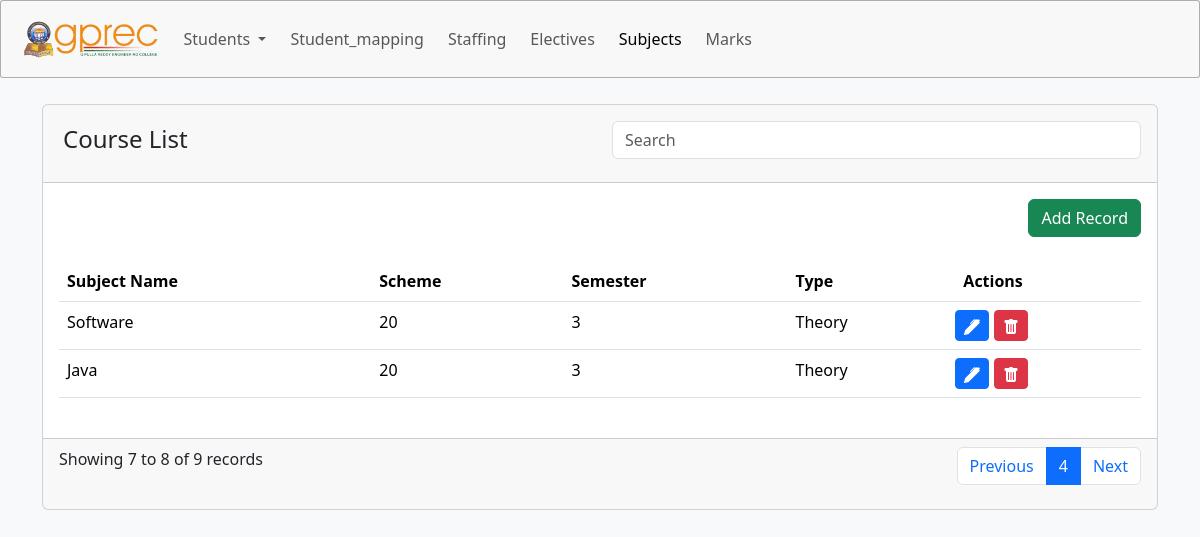
Page /show?page=4 on the committed database.
### acad/models.py (models this page shows, shortened)
class Subjects(models.Model):
    course_code=models.CharField(max_length=10)
    subject=models.CharField(max_length=50)
    category=models.CharField(max_length=6)
    scheme=models.IntegerField()
    semester=models.CharField(max_length=10)
    type=models.CharField(max_length=10)
    credits=models.DecimalField(max_digits=10, decimal_places=2)
    end_exam_marks=models.IntegerField()
    cia_marks=models.IntegerField()
    total_marks=models.IntegerField()

### acad/views.py (the view)
# urls.py: path('show', views.show, name='show'),
def show(request):
    records = Subjects.objects.all().order_by('-id')
    page = request.GET.get('page', 1)
    records_per_page = 2
    paginator = Paginator(records, records_per_page)
    try:
        records = paginator.page(page)
    except EmptyPage:
        records = paginator.page(paginator.num_pages)
    return render(request, 'show.html', {'records': records})

### templates/show.html (shortened to what this page needs)
{% extends "base.html" %}
{% block body %}
<div class="container my-5">
    <div class="card">
        <div class="card-header p-3">
            <div class="row">
                <div class="col-md-6">
                    <h4 class="p-1">Course List</h4>
                </div>
                <div class="col-md-6 text-right">
                    <input type="text" class="form-control" placeholder="Search">
                </div>
            </div>
        </div>
        <div class="card-body">
            <div class="row">
                <div class="col">
                <a href="{% url 'subject' %}" class="btn btn-success float-end mb-4">Add Record</a>
                </div>
            </div>
            <div class="row">
            <div class="table-responsive">
                <table class="table">
                    <thead>
                    <tr>
                        <th>Subject Name</th>
                        <th>Scheme</th>
                        <th>Semester</th>
                        <th>Type</th>
                        <th>Actions</th>
                    </tr>
                    </thead>
                    <tbody>
                    {% for record in records %}
                        <tr>
                            <td>{{ record.subject }}</td>
                            <td>{{ record.scheme }}</td>
                            <td>{{ record.semester }}</td>
                            <td>{{ record.type }}</td>
                            <td class="mx-0 px-0">
                                <button class="btn btn-sm btn-primary" data-bs-toggle="modal" data-bs-target="#editModal{{ record.id }}">
                                </button>
                                <button class="btn btn-sm btn-danger" data-bs-toggle="modal" data-bs-target="#deleteModal{{ record.id }}">
                                </button>
                            </td>
                        </tr>
                    {% endfor %}
                    </tbody>
                </table>
            </div>
        </div>
        </div>
        <div class="card-footer mt-2">
            <div class="d-flex justify-content-between">
                <span>Showing {{ records.start_index }} to {{ records.end_index }} of {{ records.paginator.count }} records</span>
                <ul class="pagination">
                    {% if records.has_previous %}
                        <li class="page-item"><a class="page-link" href="?page={{ records.previous_page_number }}">Previous</a></li>
                    {% endif %}
                    <li class="page-item active"><span class="page-link">{{ records.number }}</span></li>
                    {% if records.has_next %}
                        <li class="page-item"><a class="page-link" href="?page={{ records.next_page_number }}">Next</a></li>
                    {% endif %}
                </ul>
            </div>
        </div>
    </div>
</div>
{% endblock body %}

### rows in the picture
Subjects: subject "Software", scheme "20", semester "3", type "Theory"
Subjects: subject "Java", scheme "20", semester "3", type "Theory"

### other values in the picture
{{ records.start_index }} "7"
{{ records.end_index }} "8"
{{ records.paginator.count }} "9"
{{ records.number }} "4"
